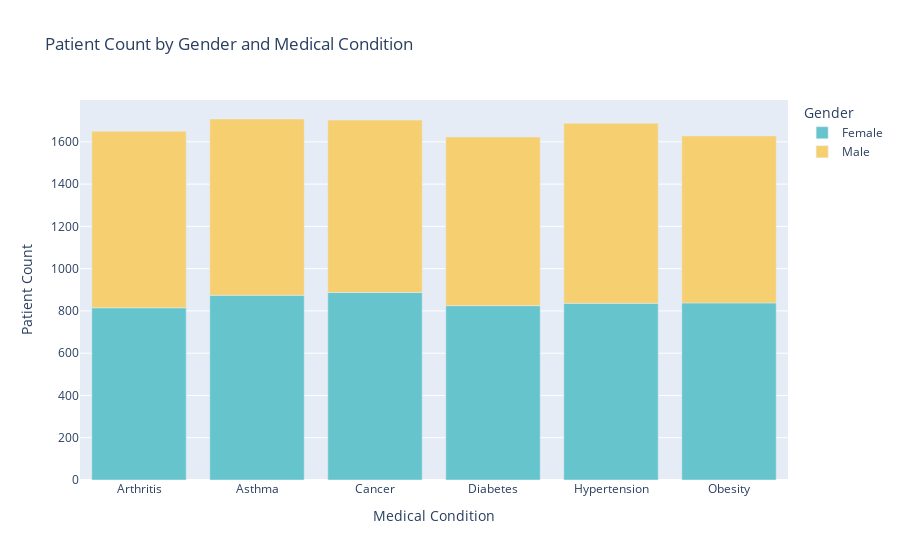

Write notebook code for a chart like this one.
### Code cell
# Group 'Sex' by 'Medical Condition' and calculate the count for each combination
sex_by_condition = data.groupby(['Medical Condition', 'Gender']).size().reset_index(name='Count')

# Plot using Plotly Express with different color palettes
fig = px.bar(sex_by_condition, x='Medical Condition', y='Count', color='Gender',
             title='Patient Count by Gender and Medical Condition',
             labels={'Count': 'Patient Count', 'Medical Condition': 'Medical Condition', 'Gender': 'Gender'},
             color_discrete_sequence=px.colors.qualitative.Pastel)
fig.show()

### Figure 1 — Plotly figure (JSON) as saved in the notebook; plotly's stock layout.template omitted (floating-point values rounded to 4 significant figures)
{"data": [{"hovertemplate": "Gender=Female<br>Medical Condition=%{x}<br>Patient Count=%{y}<extra></extra>", "legendgroup": "Female", "marker": {"color": "rgb(102, 197, 204)", "pattern": {"shape": ""}}, "name": "Female", "orientation": "v", "showlegend": true, "textposition": "auto", "type": "bar", "x": ["Arthritis", "Asthma", "Cancer", "Diabetes", "Hypertension", "Obesity"], "xaxis": "x", "y": [815, 874, 887, 825, 836, 838], "yaxis": "y"}, {"hovertemplate": "Gender=Male<br>Medical Condition=%{x}<br>Patient Count=%{y}<extra></extra>", "legendgroup": "Male", "marker": {"color": "rgb(246, 207, 113)", "pattern": {"shape": ""}}, "name": "Male", "orientation": "v", "showlegend": true, "textposition": "auto", "type": "bar", "x": ["Arthritis", "Asthma", "Cancer", "Diabetes", "Hypertension", "Obesity"], "xaxis": "x", "y": [835, 834, 816, 798, 852, 790], "yaxis": "y"}], "layout": {"barmode": "relative", "legend": {"title": {"text": "Gender"}, "tracegroupgap": 0}, "title": {"text": "Patient Count by Gender and Medical Condition"}, "xaxis": {"anchor": "y", "domain": [0, 1], "title": {"text": "Medical Condition"}}, "yaxis": {"anchor": "x", "domain": [0, 1], "title": {"text": "Patient Count"}}}}
